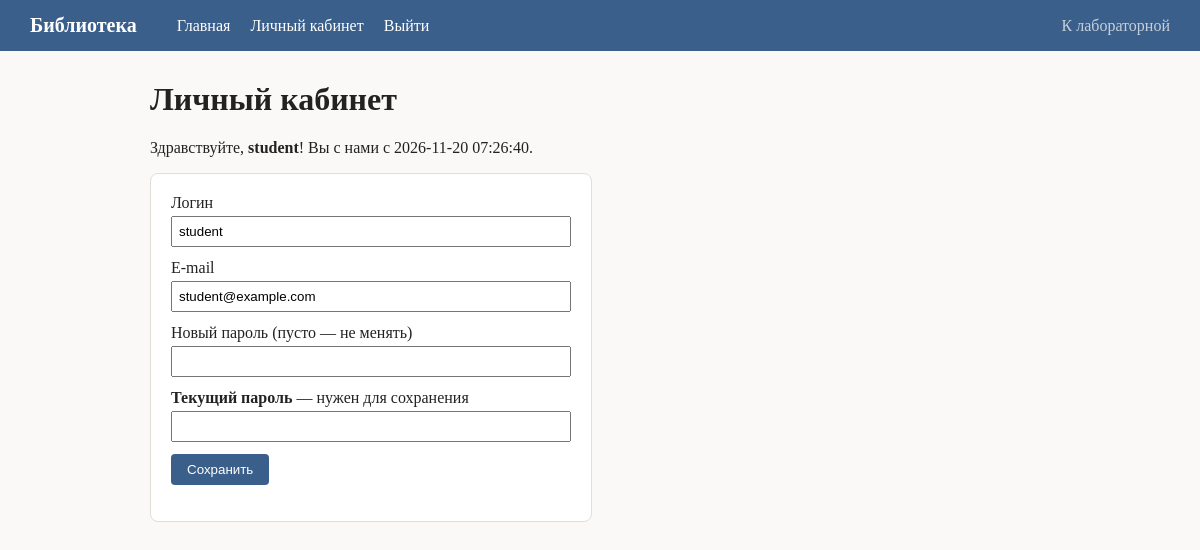
The page /labwork11/task6/profile.php (signed in) on the database its author committed.
### tables this page shows
CREATE TABLE user (
    id INT AUTO_INCREMENT PRIMARY KEY,
    login VARCHAR(50) NOT NULL,
    email VARCHAR(100) NOT NULL UNIQUE,
    password_hash VARCHAR(255) NOT NULL,
    salt VARCHAR(64) NOT NULL,
    created_at DATETIME DEFAULT CURRENT_TIMESTAMP
);

### labwork11/task6/profile.php (the view, shortened to what this page needs)
<?php
require_once "../db.php";
$id = $_SESSION["user_id"];
$stmt = $pdo->prepare("SELECT * FROM user WHERE id = ?");
$stmt->execute([$id]);
$user = $stmt->fetch();
?>
<html>
<head>
    <link rel="stylesheet" href="style.css">
</head>
<body>
    <?php require "menu.php"; ?>
    <main>
        <h1>Личный кабинет</h1>
        <p>Здравствуйте, <b><?= htmlspecialchars($user["login"]) ?></b>! Вы с нами с <?= $user["created_at"] ?>.</p>
        <div class="box">
            <form method="post">
                Логин
                <input type="text" name="login" value="<?= htmlspecialchars($user["login"]) ?>">
                E-mail
                <input type="text" name="email" value="<?= htmlspecialchars($user["email"]) ?>">
                Новый пароль (пусто — не менять)
                <input type="password" name="new_password">
                <b>Текущий пароль</b> — нужен для сохранения
                <input type="password" name="password">
                <button type="submit" name="save">Сохранить</button>
            </form>
        </div>
    </main>
</body>
</html>

### labwork11/task6/style.css (style rules this page uses)
body { margin: 0; font-family: Georgia, serif; background: #faf9f7; color: #222; }
main { max-width: 900px; margin: 30px auto; padding: 0 16px; }
.box { max-width: 400px; background: #fff; border: 1px solid #e2ded7; border-radius: 8px; padding: 20px; }
.box input { width: 100%; padding: 6px; margin: 4px 0 12px; box-sizing: border-box; }
button { padding: 8px 16px; background: #3a5f8a; color: #fff; border: none; border-radius: 4px; cursor: pointer; }

### rows shown on the page
user: login "student", created_at "2026-11-20 07:26:40", email "student@example.com"
